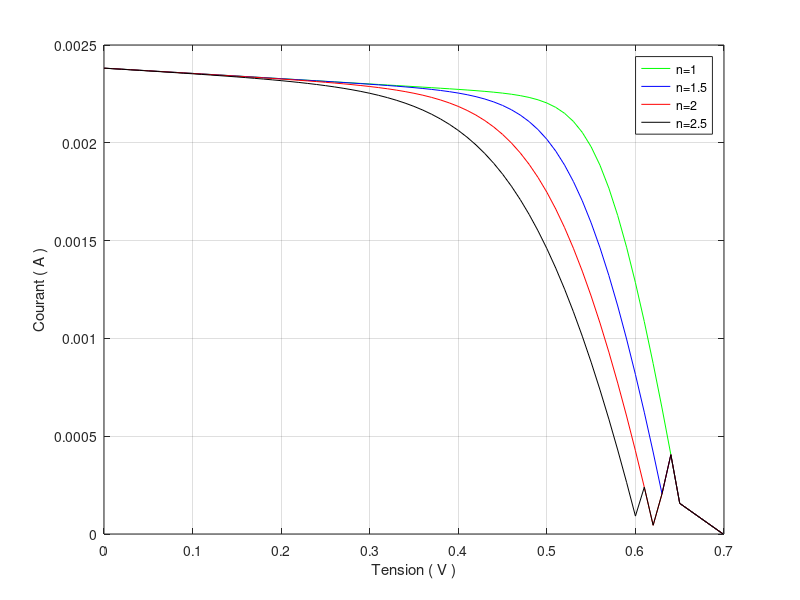

Source code (MATLAB):
%n=1
Icc=0.0024;Vco=0.699;Rs=28.1;Rp=3683;
K=1.38e-23;T=298;q=1.6e-19;n=1;
W=q/(n*K*T);
Io1=(Icc*(1+Rs/Rp)-Vco/Rp)/(exp(W*Vco));
Io2=(Icc*(1+Rs/Rp)-Vco/Rp)/(exp(W*Vco));
Io=Io1+Io2;
Iph=Vco/Rp+Io*exp(W*Vco);
V=0; k=0; I=Icc;
while I>=0;
Id1=Io*(exp(W*(V+Rs*I))-1); 
Id2=Io*(exp(W*(V+Rs*I))-1);
Id=Id1+Id2;
Ish=(V+Rs*I)/(Rp); I=Icc-Id-Ish;
if I>=0; k=k+1; II(k)=I; IIsh(k)=Ish; VV(k)=V;
IIph(k)=Icc; IId(k)=Id; end;
V=V+0.01; end;
VV=[VV Vco]; II=[II 0];
plot(VV,II,'g'); hold on;grid on
xlabel(' tension ( V ) ');
ylabel(' Courant ( A ) ');
%n=1.5
Icc=0.0024;Vco=0.699;Rs=28.1;Rp=3683;
K=1.38e-23;T=298;q=1.6e-19;n=1.5;
W=q/(n*K*T);
Io1=(Icc*(1+Rs/Rp)-Vco/Rp)/(exp(W*Vco));
Io2=(Icc*(1+Rs/Rp)-Vco/Rp)/(exp(W*Vco));
Io=Io1+Io2;
Iph=Vco/Rp+Io*exp(W*Vco);
V=0; k=0; I=Icc;
while I>=0;
Id1=Io*(exp(W*(V+Rs*I))-1); 
Id2=Io*(exp(W*(V+Rs*I))-1);
Id=Id1+Id2; 
Ish=(V+Rs*I)/(Rp); I=Icc-Id-Ish;
if I>=0; k=k+1; II(k)=I; IIsh(k)=Ish; VV(k)=V;
IIph(k)=Icc; IId(k)=Id; end;
V=V+0.01; end;
VV=[VV Vco]; II=[II 0];
plot(VV,II,'b'); hold on;grid on
xlabel(' tension ( V ) ');
ylabel(' Courant ( A ) ');
%n=2
Icc=0.0024;Vco=0.699;Rs=28.1;Rp=3683;
K=1.38e-23;T=298;q=1.6e-19;n=2;
W=q/(n*K*T);
Io1=(Icc*(1+Rs/Rp)-Vco/Rp)/(exp(W*Vco));
Io2=(Icc*(1+Rs/Rp)-Vco/Rp)/(exp(W*Vco));
Io=Io1+Io2;
Iph=Vco/Rp+Io*exp(W*Vco);
V=0; k=0; I=Icc;
while I>=0;
Id1=Io*(exp(W*(V+Rs*I))-1); 
Id2=Io*(exp(W*(V+Rs*I))-1);
Id=Id1+Id2;
Ish=(V+Rs*I)/(Rp); I=Icc-Id-Ish;
if I>=0; k=k+1; II(k)=I; IIsh(k)=Ish; VV(k)=V;
IIph(k)=Icc; IId(k)=Id; end;
V=V+0.01; end;
VV=[VV Vco]; II=[II 0];
plot(VV,II,'red'); hold on;grid on
xlabel(' Tension ( V ) ');
ylabel(' Courant ( A ) ');
%n=2.5
Icc=0.0024;Vco=0.699;Rs=28.1;Rp=3683;
K=1.38e-23;T=298;q=1.6e-19;n=2.5;
W=q/(n*K*T);
Io1=(Icc*(1+Rs/Rp)-Vco/Rp)/(exp(W*Vco));
Io2=(Icc*(1+Rs/Rp)-Vco/Rp)/(exp(W*Vco));
Io=Io1+Io2;
Iph=Vco/Rp+Io*exp(W*Vco);
V=0; k=0; I=Icc;
while I>=0;
Id1=Io*(exp(W*(V+Rs*I))-1); 
Id2=Io*(exp(W*(V+Rs*I))-1);
Id=Id1+Id2; 
Ish=(V+Rs*I)/(Rp); I=Icc-Id-Ish;
if I>=0; k=k+1; II(k)=I; IIsh(k)=Ish; VV(k)=V; 
IIph(k)=Icc; IId(k)=Id; end;
V=V+0.01; end;
VV=[VV Vco]; II=[II 0];
plot(VV,II,'black'); hold on;grid on
xlabel(' Tension ( V ) ');
ylabel(' Courant ( A ) ');
legend('n=1','n=1.5','n=2','n=2.5','Location', 'Best')